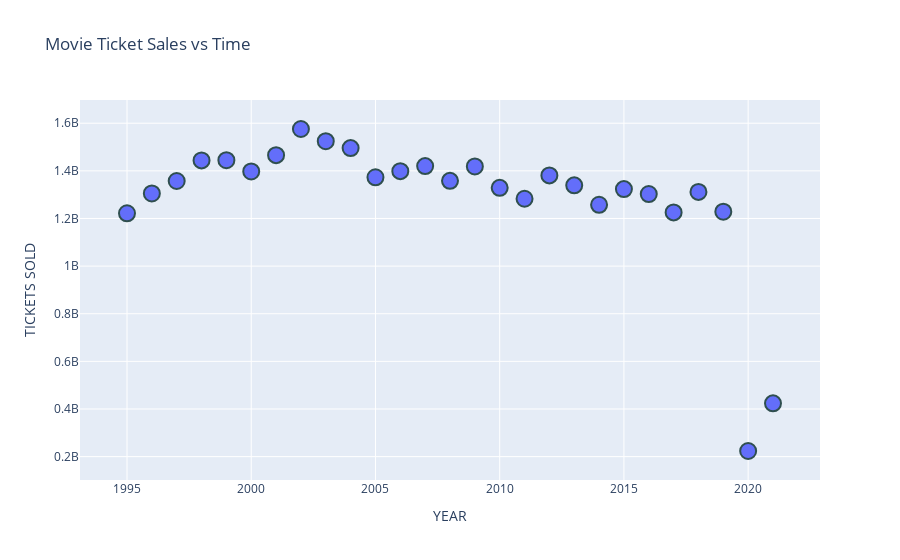

This figure's notebook cell:
### Code cell
fig = px.scatter(df, x='YEAR', 
           y='TICKETS SOLD', 
           title='Movie Ticket Sales vs Time')

fig.update_traces(marker=dict(size=16,
                              line=dict(width=2,
                                        color='DarkSlateGrey')),
                  selector=dict(mode='markers'))

fig.show()

### Figure 1 — Plotly figure (JSON) as saved in the notebook; plotly's stock layout.template omitted (floating-point values rounded to 4 significant figures)
{"data": [{"hovertemplate": "YEAR=%{x}<br>TICKETS SOLD=%{y}<extra></extra>", "legendgroup": "", "marker": {"color": "#636efa", "line": {"color": "DarkSlateGrey", "width": 2}, "size": 16, "symbol": "circle"}, "mode": "markers", "name": "", "orientation": "v", "showlegend": false, "type": "scatter", "x": [2021, 2020, 2019, 2018, 2017, 2016, 2015, 2014, 2013, 2012, 2011, 2010, 2009, 2008, 2007, 2006, 2005, 2004, 2003, 2002, 2001, 2000, 1999, 1998, 1997, 1996, 1995], "xaxis": "x", "y": [423774881, 223638958, 1228541629, 1311536128, 1225639761, 1302556378, 1323356776, 1257402920, 1339168926, 1380921942, 1282915168, 1328549021, 1418567388, 1358042073, 1420036680, 1398738283, 1372980280, 1495651298, 1524589620, 1575756527, 1465874205, 1397460079, 1444664086, 1443832471, 1357349648, 1305221290, 1221705907], "yaxis": "y"}], "layout": {"legend": {"tracegroupgap": 0}, "title": {"text": "Movie Ticket Sales vs Time"}, "xaxis": {"anchor": "y", "domain": [0, 1], "title": {"text": "YEAR"}}, "yaxis": {"anchor": "x", "domain": [0, 1], "title": {"text": "TICKETS SOLD"}}}}
